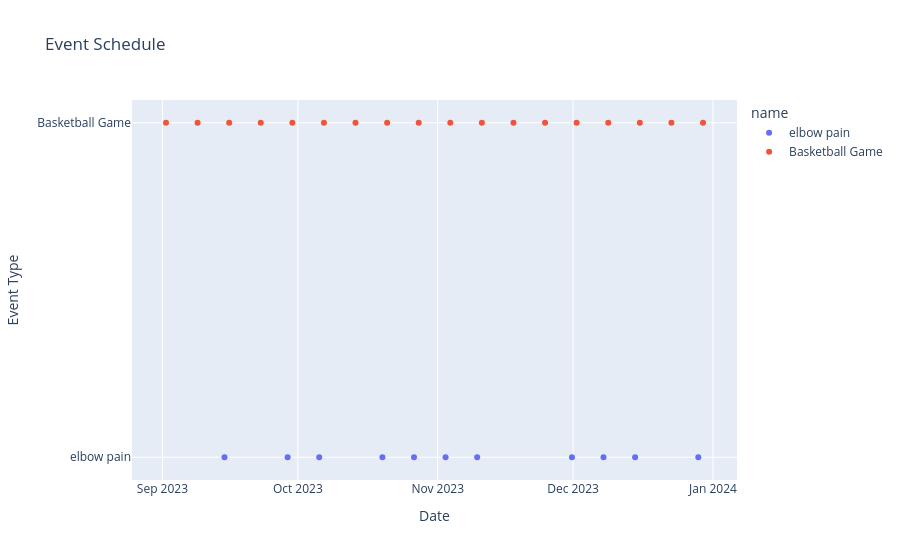

Notebook code cell kept with this figure:
### Code cell
def plot_events(events):

    import plotly.express as px 

    # Convert the data to a DataFrame
    df = pd.DataFrame(events) 

    # Map each event type to a unique integer
    event_type_mapping = {event: i+1 for i, event in enumerate(df['name'].unique())}
    df['event_type_id'] = df['name'].map(event_type_mapping)

    # Plotting using Plotly
    fig = px.scatter(df, x='start_datetime', y='event_type_id', color='name', title='Event Schedule')
    fig.update_layout(xaxis_title='Date', yaxis_title='Event Type', yaxis=dict(tickmode='array', tickvals=list(event_type_mapping.values()), ticktext=list(event_type_mapping.keys())))
    fig.show()

plot_events(y_events+ x_events)

### Figure 1 — Plotly figure (JSON) as saved in the notebook; plotly's stock layout.template omitted (floating-point values rounded to 4 significant figures)
{"data": [{"hovertemplate": "name=elbow pain<br>start_datetime=%{x}<br>event_type_id=%{y}<extra></extra>", "legendgroup": "elbow pain", "marker": {"color": "#636efa", "symbol": "circle"}, "mode": "markers", "name": "elbow pain", "orientation": "v", "showlegend": true, "type": "scatter", "x": ["2023-09-14T18:00:00", "2023-09-28T18:00:00", "2023-10-05T18:00:00", "2023-10-19T18:00:00", "2023-10-26T18:00:00", "2023-11-02T18:00:00", "2023-11-09T18:00:00", "2023-11-30T18:00:00", "2023-12-07T18:00:00", "2023-12-14T18:00:00", "2023-12-28T18:00:00"], "xaxis": "x", "y": [1, 1, 1, 1, 1, 1, 1, 1, 1, 1, 1], "yaxis": "y"}, {"hovertemplate": "name=Basketball Game<br>start_datetime=%{x}<br>event_type_id=%{y}<extra></extra>", "legendgroup": "Basketball Game", "marker": {"color": "#EF553B", "symbol": "circle"}, "mode": "markers", "name": "Basketball Game", "orientation": "v", "showlegend": true, "type": "scatter", "x": ["2023-09-01T19:00:00", "2023-09-08T19:00:00", "2023-09-15T19:00:00", "2023-09-22T19:00:00", "2023-09-29T19:00:00", "2023-10-06T19:00:00", "2023-10-13T19:00:00", "2023-10-20T19:00:00", "2023-10-27T19:00:00", "2023-11-03T19:00:00", "2023-11-10T19:00:00", "2023-11-17T19:00:00", "2023-11-24T19:00:00", "2023-12-01T19:00:00", "2023-12-08T19:00:00", "2023-12-15T19:00:00", "2023-12-22T19:00:00", "2023-12-29T19:00:00"], "xaxis": "x", "y": [2, 2, 2, 2, 2, 2, 2, 2, 2, 2, 2, 2, 2, 2, 2, 2, 2, 2], "yaxis": "y"}], "layout": {"legend": {"title": {"text": "name"}, "tracegroupgap": 0}, "title": {"text": "Event Schedule"}, "xaxis": {"anchor": "y", "domain": [0, 1], "title": {"text": "Date"}}, "yaxis": {"anchor": "x", "domain": [0, 1], "tickmode": "array", "ticktext": ["elbow pain", "Basketball Game"], "tickvals": [1, 2], "title": {"text": "Event Type"}}}}
